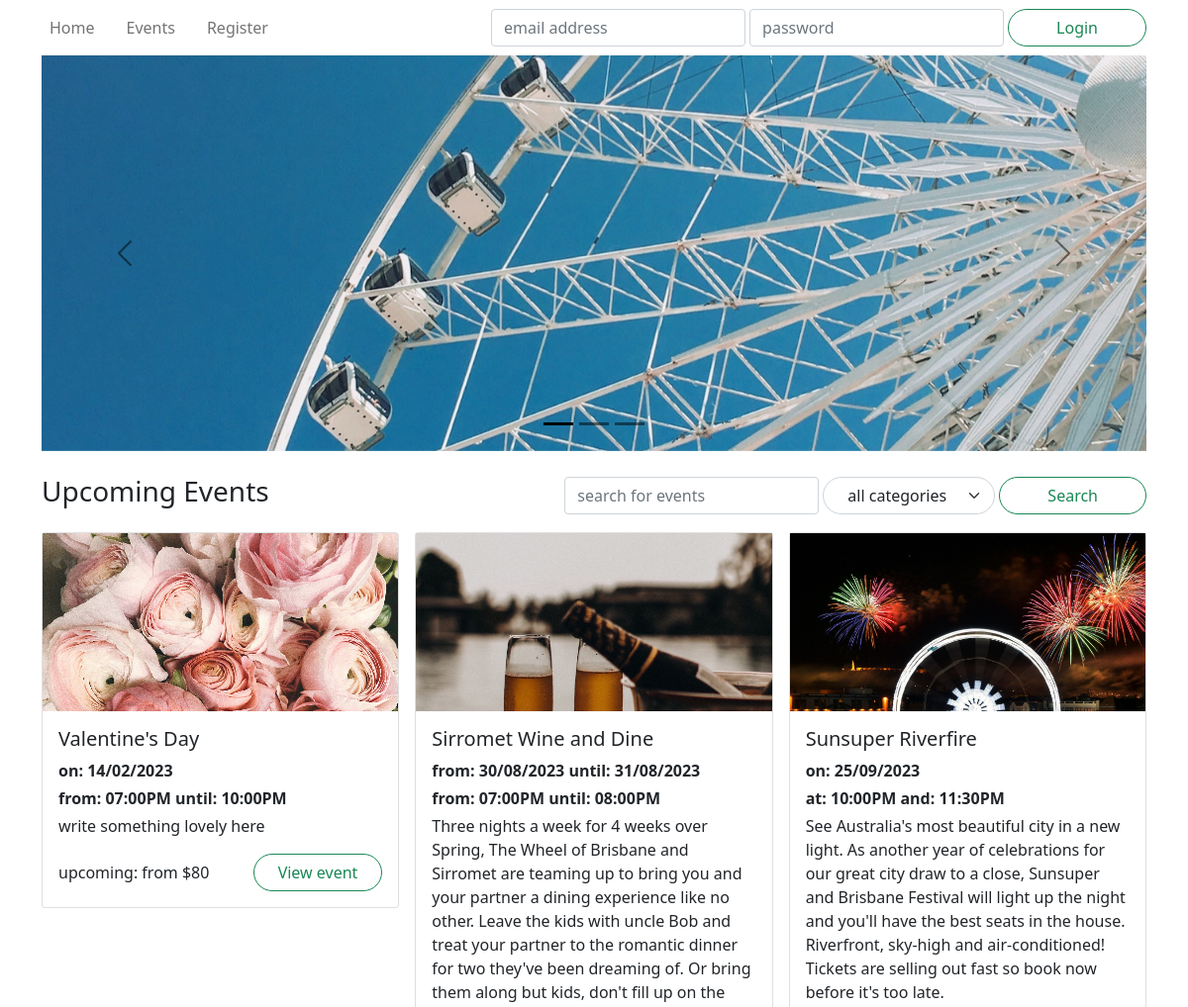
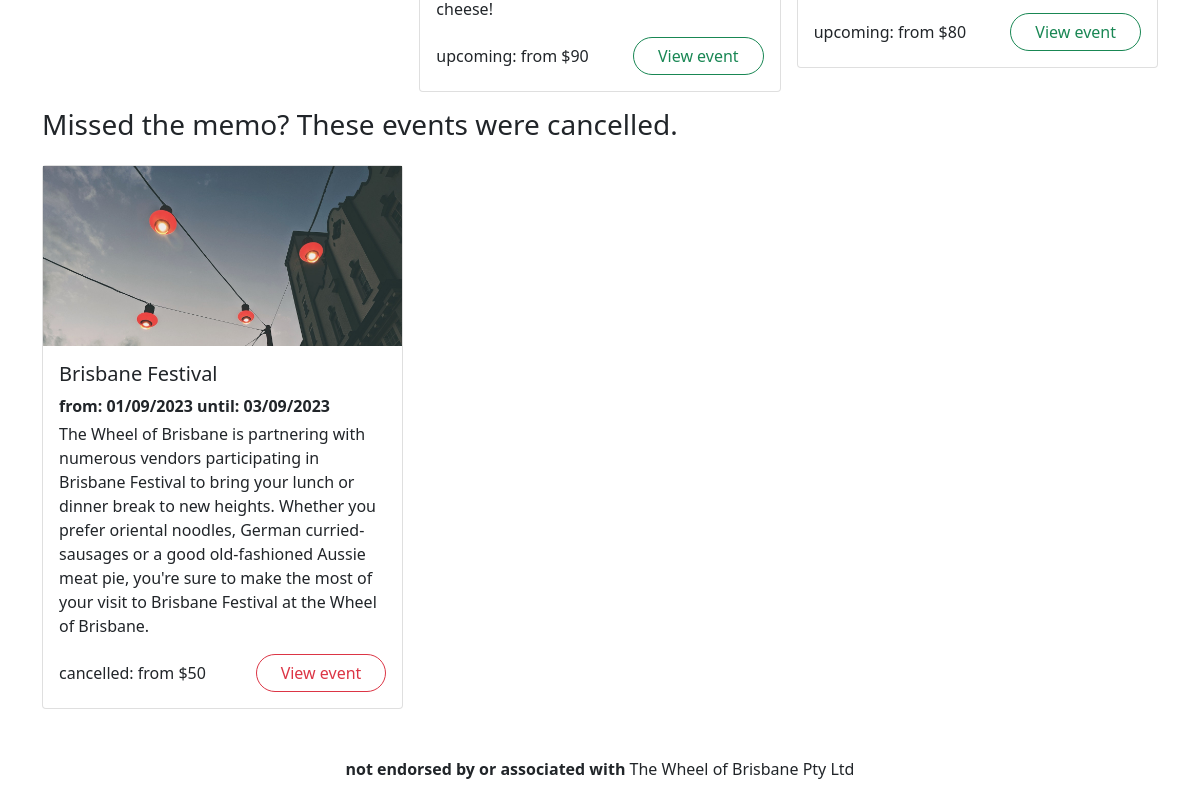
The page / on the database its author committed (2 pictures, top to bottom).
### wheel/models.py (models this page shows, shortened)
class Event(db.Model):
    __tablename__ = 'events'
    id = db.Column(db.Integer, primary_key=True)
    name = db.Column(db.String(255), nullable=False)
    description = db.Column(db.Text)
    category = db.Column(db.String(40))
    status = db.Column(db.Enum('upcoming', 'inactive', 'cancelled', 'booked out'), nullable=False)
    image = db.Column(db.String(255))
    reviews = db.relationship('Review', backref='event')
    tickets = db.relationship('Ticket', backref='event')
    @staticmethod
    def getAllByStatus(status, limit=None):
        return Event.query.\
            join( Ticket ).\
            filter( Ticket.datetime > datetime.now() ).\
            filter( Event.status == status ).\
            group_by( Event.id ).\
            order_by( Ticket.datetime ).\
            limit( limit ).\
            all()
    @staticmethod
    def getAllCategories():
        return [event.category for event in Event.query.group_by('category').all()]
    def getFutureTickets(self):
        return list( filter( lambda ticket: ticket.datetime > datetime.now(), self.tickets ) )
    def getTicketsRange(self):
        tickets = self.getFutureTickets()
        numberOfTickets = len(tickets)
        if numberOfTickets == 0:
            return [numberOfTickets, None, None]
        min_ticket = reduce( lambda x, y: min(x, y, key=lambda ticket: ticket.datetime), tickets )
        max_ticket = reduce( lambda x, y: max(x, y, key=lambda ticket: ticket.datetime), tickets )
        return [numberOfTickets, min_ticket, max_ticket]
    def printTicketsDateRange(self):
        numberOftickets, min_ticket, max_ticket = self.getTicketsRange()
        if numberOftickets == 0:
            return ""
        min = min_ticket.datetime.strftime("%d/%m/%Y")
        max = max_ticket.datetime.strftime("%d/%m/%Y")
        if min == max:
            return f"on: {min}"
        return f"from: {min} until: {max}"
    def printTicketsTimeRange(self):
        numberOftickets, min_ticket, max_ticket = self.getTicketsRange()
        if numberOftickets == 0:
            return ""
        min = min_ticket.datetime.strftime("%I:%M%p")
        max = max_ticket.datetime.strftime("%I:%M%p")
        if numberOftickets == 1:
            return f"at: {min}"
        if numberOftickets == 2:
            return f"at: {min} and: {max}"
        return f"from: {min} until: {max}"
    def getTicketsPriceFrom(self):
        tickets = self.getFutureTickets()
        if len(tickets) == 0:
            return ""
        ticket = reduce( lambda x, y: min(x, y, key=lambda ticket: ticket.price), tickets )
        return f"from ${ticket.price}"
    def getStatusColour(self):
        return {
            'upcoming': 'success',
            'inactive': 'secondary',
            'booked out': 'secondary',
            'cancelled': 'danger'
        }[self.status]

class Ticket(db.Model):
    __tablename__ = 'tickets'
    id = db.Column(db.Integer, primary_key=True)
    datetime = db.Column(db.DateTime, nullable=False)
    price = db.Column(db.Integer, nullable=False)
    remaining = db.Column(db.Integer, nullable=False)
    event_id = db.Column(db.Integer, db.ForeignKey('events.id'))

### wheel/controllers/index.py (the view)
@index.route('/')
def get():
    upcoming = Event.getAllByStatus('upcoming', 3)
    cancelled = Event.getAllByStatus('cancelled', 3)
    form = SearchForm()
    form.category.choices = [("all", "all categories"), *[(category, category) for category in Event.getAllCategories()]]
    return render_template('index.html', upcoming=upcoming, cancelled=cancelled, form=form)

### wheel/forms.py
class SearchForm(FlaskForm):
    search = StringField('Search')
    category = SelectField('Category')

### wheel/templates/index.html (shortened to what this page needs)
{% extends 'base.html' %}
{% block hero %}
<div id="hero" class="carousel carousel-dark slide" data-bs-ride="carousel">
    <div class="carousel-indicators">
        <button type="button" class="active"
                data-bs-target="#hero" data-bs-slide-to="0"></button>
        <button type="button"
                data-bs-target="#hero" data-bs-slide-to="1"></button>
        <button type="button"
                data-bs-target="#hero" data-bs-slide-to="2"></button>
    </div>
    <div class="carousel-inner">
        <div class="carousel-item active">
            <div style="background-image: url('/static/images/bluesky.jpg');"></div>
        </div>
    </div>
    <button type="button" class="carousel-control-prev"
            data-bs-target="#hero" data-bs-slide="prev">
        <span class="carousel-control-prev-icon"></span>
    </button>
    <button type="button" class="carousel-control-next"
            data-bs-target="#hero" data-bs-slide="next">
        <span class="carousel-control-next-icon"></span>
    </button>
</div>
{% endblock %}
{% block content %}
<section>
    <header class="row mb-3">
        <h3 class="col">Upcoming Events</h3>
        <div class="col-6 col-md-auto my-auto">
            <form method="GET" action="{{ url_for('events.getAll') }}" class="d-flex flex-row gap-1 col-auto my-auto">
                {{ form.search(class="form-control w-auto", placeholder="search for events") }}
                {{ form.category(class="form-select rounded-pill ps-4 pe-5") }}
                <button class="btn btn-outline-success rounded-pill px-5" type="submit">Search</button>
            </form>
        </div>
    </header>
    <div class='row row-cols-1 row-cols-md-2 row-cols-xl-3 mb-3 g-3'>
        {% for event in upcoming %}
        <div class="col event">
            <article class="card">
                <a href="{{url_for('events.get', id=event.id)}}" class="card-image" style="background-image: url('{{ event.image }}'); background-position: top;"></a>
                <div class="card-body">
                    <h5 class="card-title">{{ event.name }}</h5>
                    <p class="mb-1"><strong>{{ event.printTicketsDateRange() }}</strong></p>
                    <p class="mb-1"><strong>{{ event.printTicketsTimeRange() }}</strong></p>
                    <p class="card-text">{{ event.description }}</p>
                    <div class="row">
                        <span class="col my-auto">{{ event.status }}{{ ": {}".format( event.getTicketsPriceFrom() ) if event.status == "upcoming" }}</span>
                        <span class="col-auto"><a href="{{url_for('events.get', id=event.id)}}" class="btn btn-outline-{{ event.getStatusColour() }} rounded-pill px-4">View event</a></span>
                    </div>
                </div>
            </article>
        </div>
        {% endfor %}
    </div>
</section>
<section>
    <header class="row mb-3">
        <h3 class="col-auto">Missed the memo? These events were cancelled.</h3>
    </header>
    <div class="row row-cols-1 row-cols-md-2 row-cols-xl-3 mb-3 g-3">
        {% for event in cancelled %}
        <div class="col event">
            <article class="card">
                <a href="{{url_for('events.get', id=event.id)}}" class="card-image" style="background-image: url('.{{ event.image }}'); background-position: top;"></a>
                <div class="card-body">
                    <h5 class="card-title">{{ event.name }}</h5>
                    <p class="mb-1">
                        <strong>
                            {{event.printTicketsDateRange()}}
                        </strong>
                    </p>
                <p class="card-text">{{ event.description }}</p>
                    <div class="row">
                        <span class="col my-auto">{{ "{}: {}".format( event.status, event.getTicketsPriceFrom() ) }}</span>
                        <span class="col-auto"><a href="{{url_for('events.get', id=event.id)}}" class="btn btn-outline-{{ event.getStatusColour() }} rounded-pill px-4">View event</a></span>
                    </div>
                </div>
            </article>
        </div>
        {% endfor %}
    </div>
</section>
{% endblock %}

### rows shown on the page
Event: image (picture), name "Valentine's Day", printTicketsDateRange "on: 14/02/2023", printTicketsTimeRange "from: 07:00PM until: 10:00PM", description "write something lovely here", status "upcoming", status.price ": from $80"
Event: image (picture), name "Sirromet Wine and Dine", printTicketsDateRange "from: 30/08/2023 until: 31/08/2023", printTicketsTimeRange "from: 07:00PM until: 08:00PM", description "Three nights a week for 4 weeks over Spring, The Wheel of Brisbane and Sirromet are teaming up to bring you and your partner a dining experience like no other. Leave the kids with uncle Bob and treat your partner to the romantic dinner for two they've been dreaming of. Or bring them along but kids, don't fill up on the cheese!", status "upcoming", status.price ": from $90"
Event: image (picture), name "Sunsuper Riverfire", printTicketsDateRange "on: 25/09/2023", printTicketsTimeRange "at: 10:00PM and: 11:30PM", description "See Australia's most beautiful city in a new light. As another year of celebrations for our great city draw to a close, Sunsuper and Brisbane Festival will light up the night and you'll have the best seats in the house. Riverfront, sky-high and air-conditioned! Tickets are selling out fast so book now before it's too late.", status "upcoming", status.price ": from $80"
Event: image (picture), name "Brisbane Festival", printTicketsDateRange "from: 01/09/2023 until: 03/09/2023", description "The Wheel of Brisbane is partnering with numerous vendors participating in Brisbane Festival to bring your lunch or dinner break to new heights. Whether you prefer oriental noodles, German curried-sausages or a good old-fashioned Aussie meat pie, you're sure to make the most of your visit to Brisbane Festival at the Wheel of Brisbane.", status.price "cancelled: from $50"
